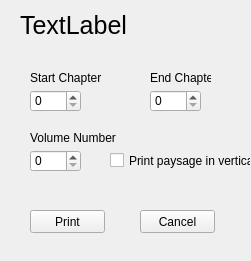
<?xml version="1.0" encoding="UTF-8"?>
<ui version="4.0">
 <class>PDF</class>
 <widget class="QWidget" name="PDF">
  <property name="geometry">
   <rect>
    <x>0</x>
    <y>0</y>
    <width>251</width>
    <height>261</height>
   </rect>
  </property>
  <property name="windowTitle">
   <string>Print in PDF</string>
  </property>
  <widget class="QSpinBox" name="EndChap">
   <property name="geometry">
    <rect>
     <x>150</x>
     <y>90</y>
     <width>51</width>
     <height>22</height>
    </rect>
   </property>
   <property name="maximum">
    <number>5000</number>
   </property>
  </widget>
  <widget class="QLabel" name="StartTxt">
   <property name="geometry">
    <rect>
     <x>30</x>
     <y>70</y>
     <width>81</width>
     <height>16</height>
    </rect>
   </property>
   <property name="text">
    <string>Start Chapter</string>
   </property>
  </widget>
  <widget class="QLabel" name="EndTxt">
   <property name="geometry">
    <rect>
     <x>150</x>
     <y>70</y>
     <width>61</width>
     <height>16</height>
    </rect>
   </property>
   <property name="text">
    <string>End Chapter</string>
   </property>
  </widget>
  <widget class="QLabel" name="LabelSerie">
   <property name="geometry">
    <rect>
     <x>20</x>
     <y>10</y>
     <width>121</width>
     <height>31</height>
    </rect>
   </property>
   <property name="font">
    <font>
     <pointsize>19</pointsize>
    </font>
   </property>
   <property name="text">
    <string>TextLabel</string>
   </property>
  </widget>
  <widget class="QSpinBox" name="StartChap">
   <property name="geometry">
    <rect>
     <x>30</x>
     <y>90</y>
     <width>51</width>
     <height>22</height>
    </rect>
   </property>
   <property name="maximum">
    <number>5000</number>
   </property>
  </widget>
  <widget class="QPushButton" name="Cancel">
   <property name="geometry">
    <rect>
     <x>140</x>
     <y>210</y>
     <width>75</width>
     <height>23</height>
    </rect>
   </property>
   <property name="text">
    <string>Cancel</string>
   </property>
  </widget>
  <widget class="QPushButton" name="Print">
   <property name="geometry">
    <rect>
     <x>30</x>
     <y>210</y>
     <width>75</width>
     <height>23</height>
    </rect>
   </property>
   <property name="text">
    <string>Print</string>
   </property>
  </widget>
  <widget class="QSpinBox" name="VolNum">
   <property name="geometry">
    <rect>
     <x>30</x>
     <y>150</y>
     <width>51</width>
     <height>22</height>
    </rect>
   </property>
   <property name="maximum">
    <number>5000</number>
   </property>
  </widget>
  <widget class="QLabel" name="VolumeTxt">
   <property name="geometry">
    <rect>
     <x>30</x>
     <y>130</y>
     <width>101</width>
     <height>16</height>
    </rect>
   </property>
   <property name="text">
    <string>Volume Number</string>
   </property>
  </widget>
  <widget class="QCheckBox" name="Vertical">
   <property name="geometry">
    <rect>
     <x>110</x>
     <y>150</y>
     <width>141</width>
     <height>21</height>
    </rect>
   </property>
   <property name="text">
    <string>Print paysage in vertical</string>
   </property>
  </widget>
 </widget>
 <tabstops>
  <tabstop>StartChap</tabstop>
  <tabstop>VolNum</tabstop>
  <tabstop>EndChap</tabstop>
  <tabstop>Print</tabstop>
  <tabstop>Cancel</tabstop>
 </tabstops>
 <resources/>
 <connections/>
</ui>
